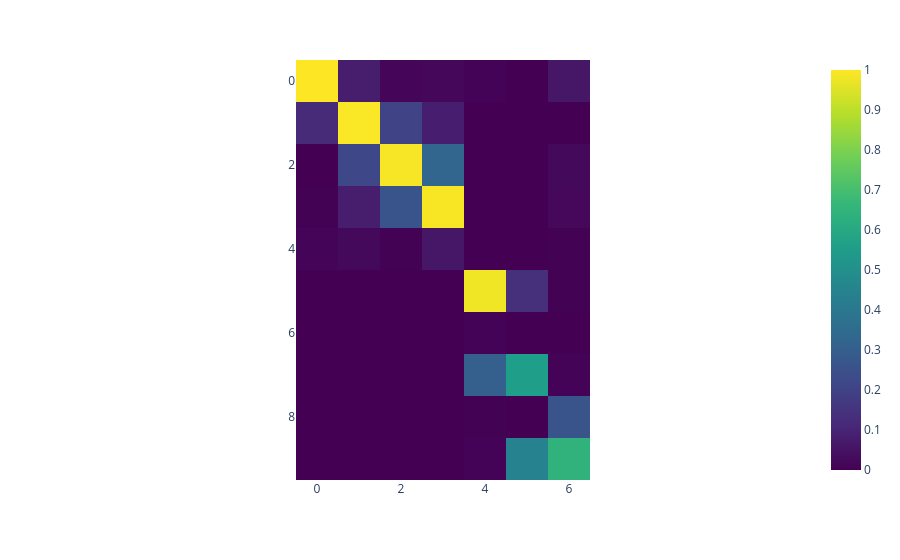

The cell this chart's notebook holds for it:
### Markdown cell above
# MAC for identified and modelled modes **after-updating**

### Code cell
# Compute MAC of identified and modelled modes
n_add_modes = 10 - n_modes
MAC = np.zeros((Phi_id.shape[1] + n_add_modes, Phi_id.shape[1]))   # Initialize MAC matrix
for i in range(Phi_id.shape[1] + n_add_modes):                     # Index over computed modes (larger)
    for j in range(Phi_id.shape[1]):                     # Index over identified modes
        numerator = np.abs(np.conj(Phi_m[:, i]) @ Phi_id[:, j])**2
        denominator = (np.conj(Phi_m[:, i]) @ Phi_m[:, i]) * (np.conj(Phi_id[:, j]) @ Phi_id[:, j])
        MAC[i, j] = numerator / denominator

fig = px.imshow(MAC, color_continuous_scale='Viridis')
fig.show()

### Figure 1 — Plotly figure (JSON) as saved in the notebook; plotly's stock layout.template omitted (floating-point values rounded to 4 significant figures)
{"data": [{"coloraxis": "coloraxis", "hovertemplate": "x: %{x}<br>y: %{y}<br>color: %{z}<extra></extra>", "name": "0", "type": "heatmap", "xaxis": "x", "yaxis": "y", "z": [[0.9999, 0.08177, 0.01417, 0.01631, 0.004759, 0.0001161, 0.05985], [0.1199, 0.9947, 0.2055, 0.08256, 9.694e-07, 1.164e-06, 0.0009025], [0.001298, 0.2204, 0.9905, 0.3257, 0.001157, 5.716e-05, 0.02162], [0.00404, 0.08079, 0.262, 0.9923, 0.001219, 0.0001472, 0.01966], [0.00772, 0.02144, 0.002033, 0.05917, 1.925e-05, 9.948e-06, 0.001914], [5.707e-10, 1.789e-06, 4.492e-06, 2.557e-06, 0.9818, 0.1384, 0.003895], [1.11e-08, 9.979e-08, 7.278e-08, 7.917e-07, 0.00708, 0.000939, 8.22e-05], [7.796e-09, 5.261e-06, 2.245e-07, 4.719e-06, 0.3003, 0.5563, 0.005159], [3.242e-07, 1.478e-05, 6.851e-07, 5.162e-05, 0.002932, 6.266e-05, 0.2618], [9.683e-07, 8.701e-08, 3.734e-08, 1.593e-09, 0.00464, 0.4453, 0.6445]]}], "layout": {"coloraxis": {"colorscale": [[0, "#440154"], [0.1111, "#482878"], [0.2222, "#3e4989"], [0.3333, "#31688e"], [0.4444, "#26828e"], [0.5556, "#1f9e89"], [0.6667, "#35b779"], [0.7778, "#6ece58"], [0.8889, "#b5de2b"], [1, "#fde725"]]}, "margin": {"t": 60}, "xaxis": {"anchor": "y", "constrain": "domain", "domain": [0, 1], "scaleanchor": "y"}, "yaxis": {"anchor": "x", "autorange": "reversed", "constrain": "domain", "domain": [0, 1]}}}
